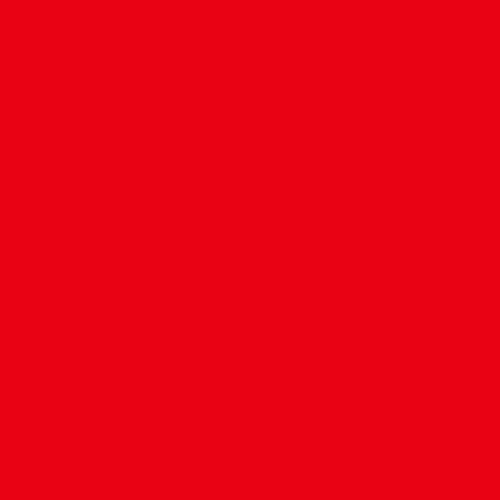
Frame 1 (no input)
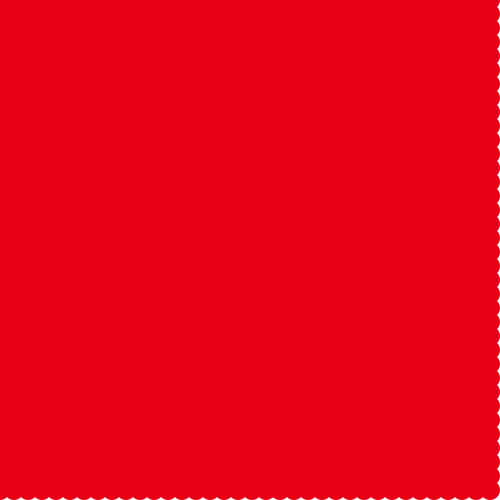
Frame 60 (the mouse pressed at the canvas centre just before this capture)
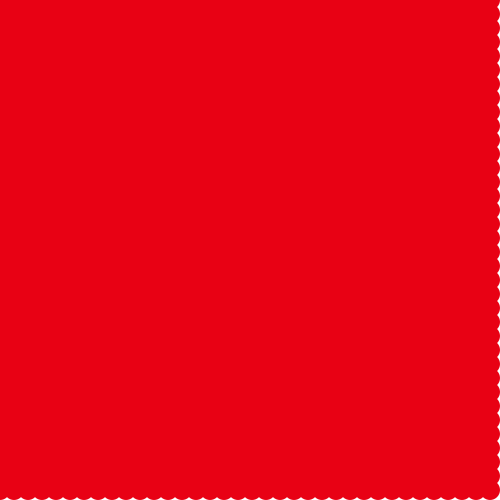
Frame 120 (the mouse held since frame 60 and released just before this capture)

The Processing sketch that drew these frames (run headless with seeded random() and noise(); from frame 60 on, the mouse is pressed at the canvas centre):

// Processing sketch: s05e01Pax
// ── s05e01Pax.pde
//UDD - Expresion Digital II
//s05t01PascualaSylleros
//hacer que la pelota rebote a traves del canvas y hacer uso de for para separar los puntos del fondo

//variables de colores
int cn;//color negro
int cb;//color blanco
int cr;//color rojo
int ct;//color turqueza
int z;
//variables de posicion inicial del elipse
float circleX;
float circleY;

//variables movimiento de la elipse en cada frame
float moveX;
float moveY;

void setup() {
  size(500, 500); //el tamaño del canvas es 500x500 px

  cn = color(0); //color negro
  cb = color(255); //color blanco
  cr = color(232, 1, 20); //color rojo
  ct = color(6, 255, 192); //color turqueza
  z = 1;
  circleX = width; //variable para la posicion del elipse en el eje x
  circleY = height/2; //variable para la posicion del elipse en el eje y, es la mitad de la altura
  moveX = 4; //variable para definir el movimiento del elipse; se movera de a 4 pixeles en el eje x en cada frame
  moveY = 5; //variable para definir el movimiento del elipse; se movera de a 5 pixeles en el eje y en cada frame
}

void draw() {
  background(cb); //el fondo es blanco
  ellipse(circleX, circleY, 65, 65); //elipse empieza su trayecto en la mitad del margen derecho de Y, y tiene un tamaño de 65x65 px

  circleX = circleX + moveX; //se le va sumando 4 pixeles en cada frame, a la posicion en la que este el elipse en el eje x
  circleY = circleY + moveY; //se le va sumando 5 pixeles en cada frame, a la posicion en la que este el elipse en el eje y





  if (circleX > width) { //si la posicion de la elipse en el eje x es mayor al ancho del canvas
    moveX = -moveX; //cambia a la direccion contraria en el eje x
    fill(cr); //elipse tiene relleno rojo
    stroke(ct); //el borde del elipse es turqueza
    strokeWeight(5); //el borde del elipse tiene grosor de 5 px
    z += 5;
  }

  if (circleY > height) { //si la posicion de la elipse en el eje y es mayor al alto del canvas
    moveY = -moveY; //cambia a la direccion contraria en el eje y
    fill(cn); //elipse tiene relleno negro
    stroke(ct); //el borde del elipse es turqueza
    strokeWeight(40); //el borde del elipse tiene grosor de 40 px
    z += 8;
  }

  if (circleX < 0) { //si la posicion de la elipse en el eje x es menor a 0
    moveX = -moveX; //cambia a la direccion contraria en el eje x
    fill(cr); //elipse tiene relleno rojo
    stroke(cn); //el borde del elipse es negro
    strokeWeight(15); //el borde del elipse tiene grosor de 15 px
    z += 3;
  }

  if (circleY < 0) { //si la posicion de la elipse en el eje y es menor a 0
    moveY = -moveY; //cambia a la direccion contraria en el eje y
    fill(cb); //elipse tiene relleno blanco
    stroke(ct); //el borde del elipse es turqueza
    strokeWeight(60); //el borde del elipse tiene grosor de 80 px
    z += 1;
  }
  for ( int i = 0; i <= width; i+= z) {
    for ( int j = 0; j <= height; j += z) {
      ellipse (i, j, 20, 20);
      fill(cr);
      noStroke ();
    }
  }
}

/*
errores
 0 integración for: 
 0 notación:  
 0 github:
 */
